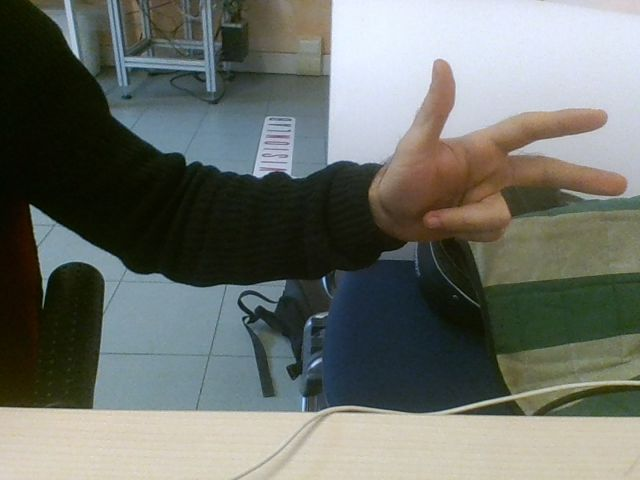
#> input picture 11-ClassificationProject/photo.jpg, 640 x 480 px, given in place of the camera
$ python filter_image_by_color.py
#> lines starting #> are read from the running program, lines starting #| are printed output that depends on the picture; after the words box and inside, x2 and y2 are one past the last pixel; in counts of white or black regions, pixels touching at a corner belong together
import cv2
import numpy as np

def nothing(x):
    pass

# Pink r=255 g=192 b=203

# Create a black image, a window
cv2.namedWindow('image')

# create trackbars for color change
cv2.createTrackbar('lh','image',0,255,nothing)
cv2.createTrackbar('ls','image',36,255,nothing)
cv2.createTrackbar('lv','image',18,255,nothing)
cv2.createTrackbar('hh','image',25,255,nothing)
cv2.createTrackbar('hs','image',229,255,nothing)
cv2.createTrackbar('hv','image',243,255,nothing)

cap = cv2.VideoCapture(0)

while(1):

    ret, frame = cap.read()
#> frame is the input picture: shape (480, 640, 3); mean B, G, R 106.2, 112.7, 108.6
    frame = cv2.flip(frame,1)
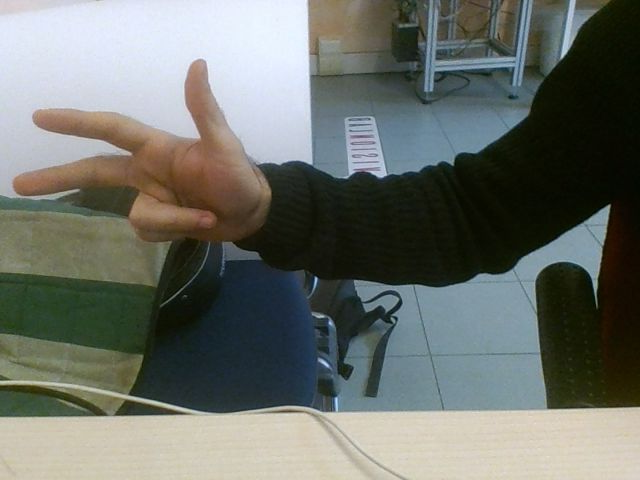
#> frame: shape (480, 640, 3); mean B, G, R 106.2, 112.7, 108.6
    roi=frame[50:320,415:630]
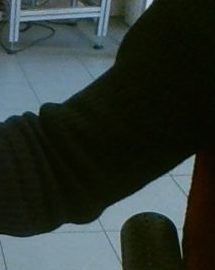
#> roi: shape (270, 215, 3); mean B, G, R 50.6, 55.2, 46
    cv2.rectangle(frame,(415,50),(630,320),(0,255,0),0)
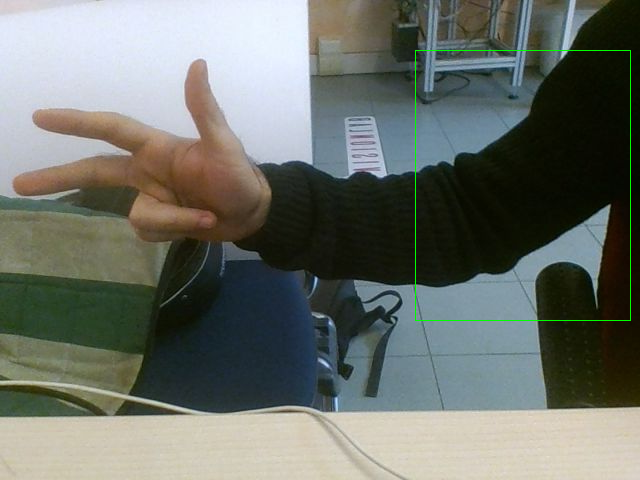
#> frame: shape (480, 640, 3); 0.32% of pixels changed, all inside (x1, y1, x2, y2) = (415, 50, 631, 321)
    hsv = cv2.cvtColor(roi, cv2.COLOR_BGR2HSV)
#> hsv: shape (270, 215, 3); mean H, S, V 58.4, 154.7, 60.8
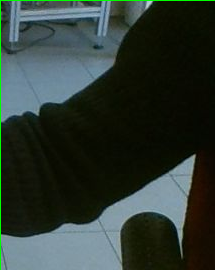
#> roi: shape (270, 215, 3); 0.83% of pixels changed, all inside (x1, y1, x2, y2) = (0, 0, 215, 270)

    # get current positions of four trackbars
    lh = cv2.getTrackbarPos('lh','image')
    ls = cv2.getTrackbarPos('ls','image')
    lv = cv2.getTrackbarPos('lv','image')

    hh = cv2.getTrackbarPos('hh','image')
    hs = cv2.getTrackbarPos('hs','image')
    hv = cv2.getTrackbarPos('hv','image')

    lower_skin = np.array([lh,ls,lv], dtype=np.uint8)
    upper_skin = np.array([hh,hs,hv], dtype=np.uint8)
    mask = cv2.inRange(hsv, lower_skin, upper_skin)
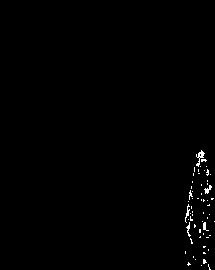
#> mask: shape (270, 215); 0.65% white in thin lines or dots, all inside (x1, y1, x2, y2) = (185, 150, 215, 270)
    im = cv2.bitwise_and(roi,roi, mask= mask)


    print(upper_skin, lower_skin)

    cv2.imshow('image',im)
    cv2.imshow("Frame", frame)

    if cv2.waitKey(1) & 0xFF == ord('q'):
#> (key q is pressed here)
        break
